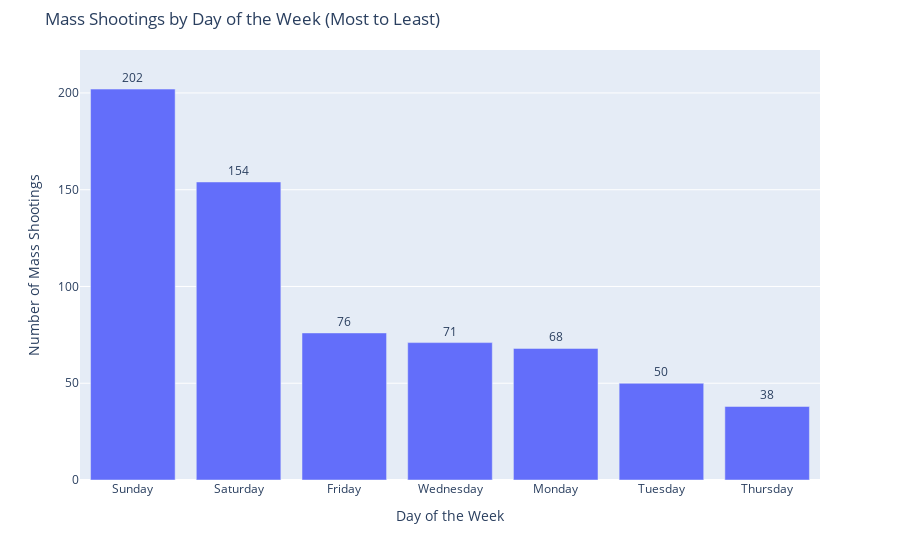

The cell this chart's notebook holds for it:
### Markdown cell above
### **Weekly Trend Analysis**

In this section, I’ll explore how mass shootings and school incidents with victims are distributed across the days of the week. The goal is to identify which days are more prone to these incidents and compare patterns between the two types of events.

#### Mass Shootings: Weekly Trends
To begin, I’ll calculate the total number of mass shootings for each day of the week and visualize these trends using a bar chart.

The code below extracts the day of the week from the "Incident Date" column, calculates the total number of mass shootings for each day, and generates a bar chart to visualize the trends.

### Code cell
# Aggregate data by day of the week
mass_shootings['Day_of_Week'] = pd.to_datetime(mass_shootings['Incident Date']).dt.day_name()
mass_shootings_weekly = (
    mass_shootings
    .groupby('Day_of_Week')
    .agg(
        Total_Incidents=('Incident ID', 'count'),
        Total_Killed=('Victims Killed', 'sum'),
        Total_Injured=('Victims Injured', 'sum')
    )
    .sort_values(by='Total_Incidents', ascending=False)
    .reset_index()
)

# Get the maximum value for the y-axis range and calculate buffer
max_value = mass_shootings_weekly['Total_Incidents'].max()

# Bar chart for weekly trends in mass shootings (sorted with values displayed)
fig = px.bar(
    mass_shootings_weekly,
    x='Day_of_Week',
    y='Total_Incidents',
    title='Mass Shootings by Day of the Week (Most to Least)',
    labels={'Total_Incidents': 'Number of Mass Shootings', 'Day_of_Week': 'Day of the Week'},
    text='Total_Incidents'  # Add text labels for the values
)

fig.update_traces(
    textposition='outside'  # Position the text above the bars
)

fig.update_layout(
    xaxis_title='Day of the Week',
    yaxis_title='Number of Mass Shootings',
    yaxis=dict(range=[0, max_value * 1.1]),  # Expand the y-axis range to 110% of max value
    bargap=0.2,
    margin=dict(t=50),  # Adjust the top margin to allow space for titles and labels
)

fig.show()

### Figure 1 — Plotly figure (JSON) as saved in the notebook; plotly's stock layout.template omitted (floating-point values rounded to 4 significant figures)
{"data": [{"alignmentgroup": "True", "hovertemplate": "Day of the Week=%{x}<br>Number of Mass Shootings=%{text}<extra></extra>", "legendgroup": "", "marker": {"color": "#636efa", "pattern": {"shape": ""}}, "name": "", "offsetgroup": "", "orientation": "v", "showlegend": false, "text": [202, 154, 76, 71, 68, 50, 38], "textposition": "outside", "type": "bar", "x": ["Sunday", "Saturday", "Friday", "Wednesday", "Monday", "Tuesday", "Thursday"], "xaxis": "x", "y": [202, 154, 76, 71, 68, 50, 38], "yaxis": "y"}], "layout": {"autosize": true, "bargap": 0.2, "barmode": "relative", "legend": {"tracegroupgap": 0}, "margin": {"t": 50}, "title": {"text": "Mass Shootings by Day of the Week (Most to Least)"}, "xaxis": {"anchor": "y", "autorange": true, "domain": [0, 1], "range": [-0.5, 6.5], "title": {"text": "Day of the Week"}, "type": "category"}, "yaxis": {"anchor": "x", "domain": [0, 1], "range": [0, 222.2], "title": {"text": "Number of Mass Shootings"}, "type": "linear"}}}
